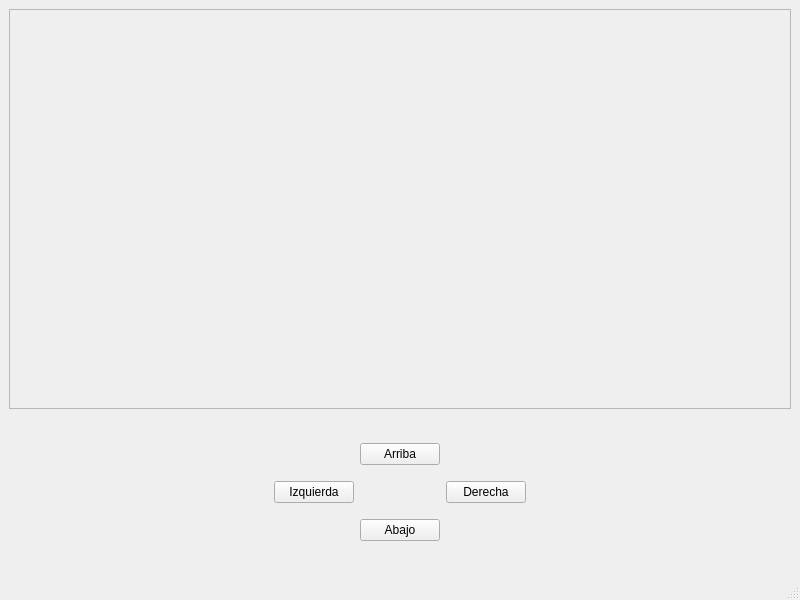
<?xml version="1.0" encoding="UTF-8"?>
<ui version="4.0">
 <class>Juego</class>
 <widget class="QMainWindow" name="Juego">
  <property name="geometry">
   <rect>
    <x>0</x>
    <y>0</y>
    <width>800</width>
    <height>600</height>
   </rect>
  </property>
  <property name="windowTitle">
   <string>Juego</string>
  </property>
  <widget class="QWidget" name="centralwidget">
   <layout class="QVBoxLayout" name="verticalLayout">
    <item>
     <widget class="QFrame" name="frame">
      <property name="minimumSize">
       <size>
        <width>500</width>
        <height>400</height>
       </size>
      </property>
      <property name="frameShape">
       <enum>QFrame::StyledPanel</enum>
      </property>
      <property name="frameShadow">
       <enum>QFrame::Raised</enum>
      </property>
     </widget>
    </item>
    <item>
     <widget class="QWidget" name="widget" native="true">
      <property name="maximumSize">
       <size>
        <width>16777215</width>
        <height>400</height>
       </size>
      </property>
      <layout class="QHBoxLayout" name="horizontalLayout">
       <item>
        <spacer name="horizontalSpacer">
         <property name="orientation">
          <enum>Qt::Horizontal</enum>
         </property>
         <property name="sizeHint" stdset="0">
          <size>
           <width>238</width>
           <height>20</height>
          </size>
         </property>
        </spacer>
       </item>
       <item>
        <widget class="QWidget" name="widget_2" native="true">
         <layout class="QGridLayout" name="gridLayout">
          <item row="3" column="1">
           <widget class="QPushButton" name="btnAbajo">
            <property name="text">
             <string>Abajo</string>
            </property>
           </widget>
          </item>
          <item row="2" column="0">
           <widget class="QPushButton" name="btnIzqueirda">
            <property name="text">
             <string>Izquierda</string>
            </property>
           </widget>
          </item>
          <item row="2" column="2">
           <widget class="QPushButton" name="btnDerecha">
            <property name="text">
             <string>Derecha</string>
            </property>
           </widget>
          </item>
          <item row="1" column="1">
           <widget class="QPushButton" name="btnArriba">
            <property name="text">
             <string>Arriba</string>
            </property>
           </widget>
          </item>
         </layout>
        </widget>
       </item>
       <item>
        <spacer name="horizontalSpacer_2">
         <property name="orientation">
          <enum>Qt::Horizontal</enum>
         </property>
         <property name="sizeHint" stdset="0">
          <size>
           <width>238</width>
           <height>20</height>
          </size>
         </property>
        </spacer>
       </item>
      </layout>
     </widget>
    </item>
   </layout>
  </widget>
  <widget class="QMenuBar" name="menubar">
   <property name="geometry">
    <rect>
     <x>0</x>
     <y>0</y>
     <width>800</width>
     <height>22</height>
    </rect>
   </property>
  </widget>
  <widget class="QStatusBar" name="statusbar"/>
 </widget>
 <resources/>
 <connections/>
</ui>
